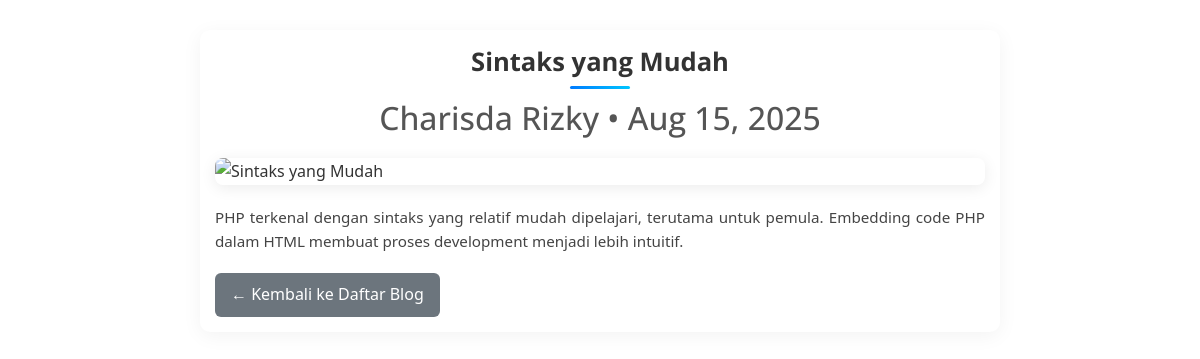
The app's page /frontend/sections/blog/detail_blog.php?id=3 with its own data.
### tables this page shows
CREATE TABLE `blogs` (
  `id` int NOT NULL,
  `date` date NOT NULL,
  `author` varchar(255) NOT NULL,
  `tittle` varchar(255) NOT NULL,
  `description` text,
  `image` varchar(255) DEFAULT NULL,
  `created_at` timestamp NULL DEFAULT CURRENT_TIMESTAMP,
  `updated_at` timestamp NULL DEFAULT CURRENT_TIMESTAMP ON UPDATE CURRENT_TIMESTAMP
);

### frontend/sections/blog/detail_blog.php (the view, shortened to what this page needs)
<?php
include "../../../config/koneksi.php";
$id = intval($_GET['id']);
$qBlog = "SELECT * FROM blogs WHERE id = $id";
$result = mysqli_query($connect, $qBlog) or die(mysqli_error($connect));
$row = mysqli_fetch_assoc($result);
$imagePath = "../../../storages/blog/" . $row['image'];
$fallbackImage = "../../../storages/blog/default.jpg";
?>
<?php
include './../../partials/header.php'
?>
<section class="blog-detail">
    <h2 class="blog-title"><?= htmlspecialchars($row['tittle']) ?></h2>
    <div class="blog-meta">
        <h2>
            <?= htmlspecialchars($row['author']) ?> &bullet; <?= date("M d, Y", strtotime($row['date'])) ?>
        </h2>
    </div>
    <img src="<?= $imagePath ?>"
        alt="<?= htmlspecialchars($row['tittle']) ?>"
        class="blog-cover"
        onerror="this.src='<?= $fallbackImage ?>'">
    <div class="blog-content">
        <?= nl2br(htmlspecialchars($row['description'])) ?>
    </div>
    <a href="list_blog.php" class="back-btn">← Kembali ke Daftar Blog</a>
</section>

### frontend/templates-user/css/style.css (style rules this page uses)
html { overflow-x: hidden; }
a { -webkit-transition: .3s all ease; -o-transition: .3s all ease; transition: .3s all ease; }
h1, h2, h3, h4, h5, .h1, .h2, .h3, .h4, .h5 { font-family: "Open Sans", -apple-system, BlinkMacSystemFont, "Segoe UI", Roboto, "Helvetica Neue", Arial, "Noto Sans", sans-serif, "Apple Color Emoji", "Segoe UI Emoji", "Segoe UI Symbol", "Noto Color Emoji"; }

### frontend/sections/blog/detail_blog.php (style rules this page uses)
.blog-detail { max-width: 800px; margin: 30px auto; padding: 15px; font-family: "Segoe UI", Tahoma, sans-serif; color: #333; background: #fff; border-radius: 10px; box-shadow: 0 4px 20px rgba(0, 0, 0, 0.05); }
.blog-title { font-size: 1.6rem; font-weight: 700; margin-bottom: 10px; text-align: center; line-height: 1.3; position: relative; }
.blog-title::after { content: ""; display: block; width: 60px; height: 3px; background: linear-gradient(90deg, #007bff, #00c6ff); margin: 8px auto 0; border-radius: 2px; }
.blog-meta { text-align: center; font-size: 0.9rem; color: #555; margin-bottom: 20px; }
.blog-cover { max-width: 100%; border-radius: 8px; box-shadow: 0 3px 15px rgba(0, 0, 0, 0.08); margin-bottom: 20px; display: block; }
.blog-content { font-size: 0.95rem; line-height: 1.6; color: #444; text-align: justify; }
.back-btn { display: inline-block; margin-top: 20px; background: #6c757d; color: white; padding: 8px 16px; border-radius: 6px; text-decoration: none; font-weight: 500; transition: background 0.3s ease; }

### records on screen
blogs: tittle "Sintaks yang Mudah", author "Charisda Rizky", date "Aug 15, 2025", description "PHP terkenal dengan sintaks yang relatif mudah dipelajari, terutama untuk pemula. Embedding code PHP dalam HTML membuat proses development menjadi lebih intuitif."
